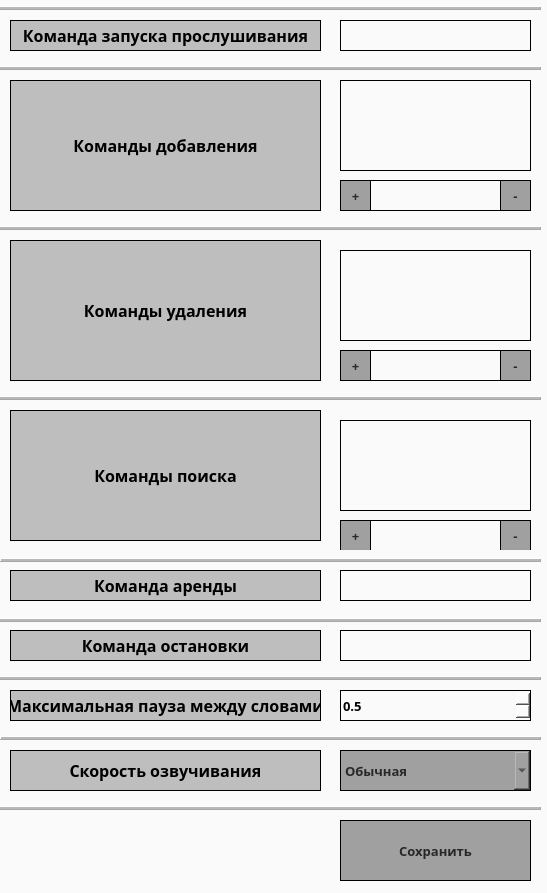
<?xml version="1.0" encoding="UTF-8"?>
<ui version="4.0">
 <class>settingsWindow</class>
 <widget class="QWidget" name="settingsWindow">
  <property name="geometry">
   <rect>
    <x>0</x>
    <y>0</y>
    <width>547</width>
    <height>893</height>
   </rect>
  </property>
  <property name="windowTitle">
   <string>Speech control by Igor Pro Settings</string>
  </property>
  <property name="styleSheet">
   <string notr="true">background-color:rgb(250, 250, 250);</string>
  </property>
  <widget class="QPushButton" name="pushButton_save">
   <property name="geometry">
    <rect>
     <x>340</x>
     <y>820</y>
     <width>191</width>
     <height>61</height>
    </rect>
   </property>
   <property name="font">
    <font>
     <family>Sitka Text</family>
     <pointsize>10</pointsize>
     <weight>75</weight>
     <bold>true</bold>
    </font>
   </property>
   <property name="styleSheet">
    <string notr="true">background-color: rgb(160,160,160);
border: 1px solid rgb(0,0,0);
color:rgb(40,40,40)</string>
   </property>
   <property name="text">
    <string>Сохранить</string>
   </property>
  </widget>
  <widget class="QLabel" name="label_2">
   <property name="geometry">
    <rect>
     <x>10</x>
     <y>80</y>
     <width>311</width>
     <height>131</height>
    </rect>
   </property>
   <property name="font">
    <font>
     <family>Sitka Text</family>
     <pointsize>12</pointsize>
     <weight>75</weight>
     <bold>true</bold>
    </font>
   </property>
   <property name="styleSheet">
    <string notr="true">background-color:rgb(190,190,190);
border: 1px solid rgb(0,0,0);
</string>
   </property>
   <property name="text">
    <string>Команды добавления</string>
   </property>
   <property name="alignment">
    <set>Qt::AlignCenter</set>
   </property>
  </widget>
  <widget class="QPushButton" name="pushButton_delete_minus">
   <property name="geometry">
    <rect>
     <x>500</x>
     <y>350</y>
     <width>31</width>
     <height>31</height>
    </rect>
   </property>
   <property name="font">
    <font>
     <family>Sitka Text</family>
     <pointsize>10</pointsize>
     <weight>75</weight>
     <bold>true</bold>
    </font>
   </property>
   <property name="styleSheet">
    <string notr="true">background-color: rgb(160,160,160);
border: 1px solid rgb(0,0,0);
color:rgb(40,40,40)</string>
   </property>
   <property name="text">
    <string>-</string>
   </property>
  </widget>
  <widget class="QLabel" name="label_4">
   <property name="geometry">
    <rect>
     <x>10</x>
     <y>630</y>
     <width>311</width>
     <height>31</height>
    </rect>
   </property>
   <property name="font">
    <font>
     <family>Sitka Text</family>
     <pointsize>12</pointsize>
     <weight>75</weight>
     <bold>true</bold>
    </font>
   </property>
   <property name="styleSheet">
    <string notr="true">background-color:rgb(190,190,190);
border: 1px solid rgb(0,0,0);
</string>
   </property>
   <property name="text">
    <string>Команда остановки</string>
   </property>
   <property name="alignment">
    <set>Qt::AlignCenter</set>
   </property>
  </widget>
  <widget class="QLabel" name="label_3">
   <property name="geometry">
    <rect>
     <x>10</x>
     <y>240</y>
     <width>311</width>
     <height>141</height>
    </rect>
   </property>
   <property name="font">
    <font>
     <family>Sitka Text</family>
     <pointsize>12</pointsize>
     <weight>75</weight>
     <bold>true</bold>
    </font>
   </property>
   <property name="styleSheet">
    <string notr="true">background-color:rgb(190,190,190);
border: 1px solid rgb(0,0,0);
</string>
   </property>
   <property name="text">
    <string>Команды удаления</string>
   </property>
   <property name="alignment">
    <set>Qt::AlignCenter</set>
   </property>
  </widget>
  <widget class="QTextEdit" name="textEdit_add">
   <property name="geometry">
    <rect>
     <x>370</x>
     <y>180</y>
     <width>131</width>
     <height>31</height>
    </rect>
   </property>
   <property name="font">
    <font>
     <family>Sitka Text</family>
     <pointsize>10</pointsize>
     <weight>75</weight>
     <bold>true</bold>
    </font>
   </property>
   <property name="styleSheet">
    <string notr="true">border: 1px solid rgb(0,0,0);</string>
   </property>
  </widget>
  <widget class="QPushButton" name="pushButton_add_minus">
   <property name="geometry">
    <rect>
     <x>500</x>
     <y>180</y>
     <width>31</width>
     <height>31</height>
    </rect>
   </property>
   <property name="font">
    <font>
     <family>Sitka Text</family>
     <pointsize>10</pointsize>
     <weight>75</weight>
     <bold>true</bold>
    </font>
   </property>
   <property name="styleSheet">
    <string notr="true">background-color: rgb(160,160,160);
border: 1px solid rgb(0,0,0);
color:rgb(40,40,40)</string>
   </property>
   <property name="text">
    <string>-</string>
   </property>
  </widget>
  <widget class="QListWidget" name="listWidget_add">
   <property name="geometry">
    <rect>
     <x>340</x>
     <y>80</y>
     <width>191</width>
     <height>91</height>
    </rect>
   </property>
   <property name="font">
    <font>
     <family>Sitka Text</family>
     <pointsize>12</pointsize>
     <weight>75</weight>
     <bold>true</bold>
    </font>
   </property>
   <property name="styleSheet">
    <string notr="true">border: 1px solid rgb(0,0,0);
</string>
   </property>
  </widget>
  <widget class="QTextEdit" name="textEdit_start">
   <property name="geometry">
    <rect>
     <x>340</x>
     <y>20</y>
     <width>191</width>
     <height>31</height>
    </rect>
   </property>
   <property name="font">
    <font>
     <family>Sitka Text</family>
     <pointsize>10</pointsize>
     <weight>75</weight>
     <bold>true</bold>
    </font>
   </property>
   <property name="styleSheet">
    <string notr="true">border: 1px solid rgb(0,0,0);
</string>
   </property>
   <property name="placeholderText">
    <string/>
   </property>
  </widget>
  <widget class="QListWidget" name="listWidget_delete">
   <property name="geometry">
    <rect>
     <x>340</x>
     <y>250</y>
     <width>191</width>
     <height>91</height>
    </rect>
   </property>
   <property name="font">
    <font>
     <family>Sitka Text</family>
     <pointsize>12</pointsize>
     <weight>75</weight>
     <bold>true</bold>
    </font>
   </property>
   <property name="styleSheet">
    <string notr="true">border: 1px solid rgb(0,0,0);
</string>
   </property>
  </widget>
  <widget class="QTextEdit" name="textEdit_stop">
   <property name="geometry">
    <rect>
     <x>340</x>
     <y>630</y>
     <width>191</width>
     <height>31</height>
    </rect>
   </property>
   <property name="font">
    <font>
     <family>Sitka Text</family>
     <pointsize>10</pointsize>
     <weight>75</weight>
     <bold>true</bold>
    </font>
   </property>
   <property name="styleSheet">
    <string notr="true">border: 1px solid rgb(0,0,0);
</string>
   </property>
   <property name="placeholderText">
    <string/>
   </property>
  </widget>
  <widget class="QPushButton" name="pushButton_add_plus">
   <property name="geometry">
    <rect>
     <x>340</x>
     <y>180</y>
     <width>31</width>
     <height>31</height>
    </rect>
   </property>
   <property name="font">
    <font>
     <family>Sitka Text</family>
     <pointsize>10</pointsize>
     <weight>75</weight>
     <bold>true</bold>
    </font>
   </property>
   <property name="styleSheet">
    <string notr="true">background-color: rgb(160,160,160);
border: 1px solid rgb(0,0,0);
color:rgb(40,40,40)</string>
   </property>
   <property name="text">
    <string>+</string>
   </property>
  </widget>
  <widget class="QPushButton" name="pushButton_delete_plus">
   <property name="geometry">
    <rect>
     <x>340</x>
     <y>350</y>
     <width>31</width>
     <height>31</height>
    </rect>
   </property>
   <property name="font">
    <font>
     <family>Sitka Text</family>
     <pointsize>10</pointsize>
     <weight>75</weight>
     <bold>true</bold>
    </font>
   </property>
   <property name="styleSheet">
    <string notr="true">background-color: rgb(160,160,160);
border: 1px solid rgb(0,0,0);
color:rgb(40,40,40)</string>
   </property>
   <property name="text">
    <string>+</string>
   </property>
  </widget>
  <widget class="QLabel" name="label">
   <property name="geometry">
    <rect>
     <x>10</x>
     <y>20</y>
     <width>311</width>
     <height>31</height>
    </rect>
   </property>
   <property name="font">
    <font>
     <family>Sitka Text</family>
     <pointsize>12</pointsize>
     <weight>75</weight>
     <bold>true</bold>
    </font>
   </property>
   <property name="styleSheet">
    <string notr="true">background-color:rgb(190,190,190);
border: 1px solid rgb(0,0,0);
</string>
   </property>
   <property name="text">
    <string>Команда запуска прослушивания</string>
   </property>
   <property name="alignment">
    <set>Qt::AlignCenter</set>
   </property>
  </widget>
  <widget class="QTextEdit" name="textEdit_delete">
   <property name="geometry">
    <rect>
     <x>370</x>
     <y>350</y>
     <width>131</width>
     <height>31</height>
    </rect>
   </property>
   <property name="font">
    <font>
     <family>Sitka Text</family>
     <pointsize>10</pointsize>
     <weight>75</weight>
     <bold>true</bold>
    </font>
   </property>
   <property name="styleSheet">
    <string notr="true">border: 1px solid rgb(0,0,0);</string>
   </property>
  </widget>
  <widget class="QLabel" name="label_5">
   <property name="geometry">
    <rect>
     <x>10</x>
     <y>690</y>
     <width>311</width>
     <height>31</height>
    </rect>
   </property>
   <property name="font">
    <font>
     <family>Sitka Text</family>
     <pointsize>12</pointsize>
     <weight>75</weight>
     <bold>true</bold>
    </font>
   </property>
   <property name="styleSheet">
    <string notr="true">background-color:rgb(190,190,190);
border: 1px solid rgb(0,0,0);
</string>
   </property>
   <property name="text">
    <string>Максимальная пауза между словами</string>
   </property>
   <property name="alignment">
    <set>Qt::AlignCenter</set>
   </property>
  </widget>
  <widget class="QDoubleSpinBox" name="doubleSpinBox">
   <property name="geometry">
    <rect>
     <x>340</x>
     <y>690</y>
     <width>191</width>
     <height>31</height>
    </rect>
   </property>
   <property name="font">
    <font>
     <family>Sitka Text</family>
     <pointsize>10</pointsize>
     <weight>75</weight>
     <bold>true</bold>
    </font>
   </property>
   <property name="styleSheet">
    <string notr="true">border: 1px solid rgb(0,0,0);</string>
   </property>
   <property name="decimals">
    <number>1</number>
   </property>
   <property name="minimum">
    <double>0.500000000000000</double>
   </property>
   <property name="maximum">
    <double>4.000000000000000</double>
   </property>
   <property name="singleStep">
    <double>0.100000000000000</double>
   </property>
  </widget>
  <widget class="QPushButton" name="pushButton_search_minus">
   <property name="geometry">
    <rect>
     <x>500</x>
     <y>520</y>
     <width>31</width>
     <height>31</height>
    </rect>
   </property>
   <property name="font">
    <font>
     <family>Sitka Text</family>
     <pointsize>10</pointsize>
     <weight>75</weight>
     <bold>true</bold>
    </font>
   </property>
   <property name="styleSheet">
    <string notr="true">background-color: rgb(160,160,160);
border: 1px solid rgb(0,0,0);
color:rgb(40,40,40)</string>
   </property>
   <property name="text">
    <string>-</string>
   </property>
  </widget>
  <widget class="QListWidget" name="listWidget_search">
   <property name="geometry">
    <rect>
     <x>340</x>
     <y>420</y>
     <width>191</width>
     <height>91</height>
    </rect>
   </property>
   <property name="font">
    <font>
     <family>Sitka Text</family>
     <pointsize>12</pointsize>
     <weight>75</weight>
     <bold>true</bold>
    </font>
   </property>
   <property name="styleSheet">
    <string notr="true">border: 1px solid rgb(0,0,0);
</string>
   </property>
  </widget>
  <widget class="QLabel" name="label_6">
   <property name="geometry">
    <rect>
     <x>10</x>
     <y>410</y>
     <width>311</width>
     <height>131</height>
    </rect>
   </property>
   <property name="font">
    <font>
     <family>Sitka Text</family>
     <pointsize>12</pointsize>
     <weight>75</weight>
     <bold>true</bold>
    </font>
   </property>
   <property name="styleSheet">
    <string notr="true">background-color:rgb(190,190,190);
border: 1px solid rgb(0,0,0);
</string>
   </property>
   <property name="text">
    <string>Команды поиска</string>
   </property>
   <property name="alignment">
    <set>Qt::AlignCenter</set>
   </property>
  </widget>
  <widget class="QTextEdit" name="textEdit_search">
   <property name="geometry">
    <rect>
     <x>370</x>
     <y>520</y>
     <width>131</width>
     <height>31</height>
    </rect>
   </property>
   <property name="font">
    <font>
     <family>Sitka Text</family>
     <pointsize>10</pointsize>
     <weight>75</weight>
     <bold>true</bold>
    </font>
   </property>
   <property name="styleSheet">
    <string notr="true">border: 1px solid rgb(0,0,0);</string>
   </property>
  </widget>
  <widget class="QPushButton" name="pushButton_search_plus">
   <property name="geometry">
    <rect>
     <x>340</x>
     <y>520</y>
     <width>31</width>
     <height>31</height>
    </rect>
   </property>
   <property name="font">
    <font>
     <family>Sitka Text</family>
     <pointsize>10</pointsize>
     <weight>75</weight>
     <bold>true</bold>
    </font>
   </property>
   <property name="styleSheet">
    <string notr="true">background-color: rgb(160,160,160);
border: 1px solid rgb(0,0,0);
color:rgb(40,40,40)</string>
   </property>
   <property name="text">
    <string>+</string>
   </property>
  </widget>
  <widget class="QLabel" name="label_7">
   <property name="geometry">
    <rect>
     <x>10</x>
     <y>750</y>
     <width>311</width>
     <height>41</height>
    </rect>
   </property>
   <property name="font">
    <font>
     <family>Sitka Text</family>
     <pointsize>12</pointsize>
     <weight>75</weight>
     <bold>true</bold>
    </font>
   </property>
   <property name="styleSheet">
    <string notr="true">background-color:rgb(190,190,190);
border: 1px solid rgb(0,0,0);
</string>
   </property>
   <property name="text">
    <string>Скорость озвучивания</string>
   </property>
   <property name="alignment">
    <set>Qt::AlignCenter</set>
   </property>
  </widget>
  <widget class="QComboBox" name="comboBox_speed">
   <property name="enabled">
    <bool>false</bool>
   </property>
   <property name="geometry">
    <rect>
     <x>340</x>
     <y>750</y>
     <width>191</width>
     <height>41</height>
    </rect>
   </property>
   <property name="font">
    <font>
     <family>Sitka Text</family>
     <pointsize>10</pointsize>
     <weight>75</weight>
     <bold>true</bold>
    </font>
   </property>
   <property name="styleSheet">
    <string notr="true">background-color: rgb(160,160,160);
border: 1px solid rgb(0,0,0);
color:rgb(40,40,40)</string>
   </property>
   <property name="editable">
    <bool>false</bool>
   </property>
   <property name="currentText">
    <string>Обычная</string>
   </property>
   <property name="currentIndex">
    <number>0</number>
   </property>
   <item>
    <property name="text">
     <string>Обычная</string>
    </property>
   </item>
   <item>
    <property name="text">
     <string>Ускорение 1.5x</string>
    </property>
   </item>
   <item>
    <property name="text">
     <string>Ускорение 2.0x</string>
    </property>
   </item>
   <item>
    <property name="text">
     <string>Ускорение 2.5x</string>
    </property>
   </item>
  </widget>
  <widget class="QLabel" name="label_8">
   <property name="geometry">
    <rect>
     <x>10</x>
     <y>570</y>
     <width>311</width>
     <height>31</height>
    </rect>
   </property>
   <property name="font">
    <font>
     <family>Sitka Text</family>
     <pointsize>12</pointsize>
     <weight>75</weight>
     <bold>true</bold>
    </font>
   </property>
   <property name="styleSheet">
    <string notr="true">background-color:rgb(190,190,190);
border: 1px solid rgb(0,0,0);
</string>
   </property>
   <property name="text">
    <string>Команда аренды</string>
   </property>
   <property name="alignment">
    <set>Qt::AlignCenter</set>
   </property>
  </widget>
  <widget class="QTextEdit" name="textEdit_rent">
   <property name="geometry">
    <rect>
     <x>340</x>
     <y>570</y>
     <width>191</width>
     <height>31</height>
    </rect>
   </property>
   <property name="font">
    <font>
     <family>Sitka Text</family>
     <pointsize>10</pointsize>
     <weight>75</weight>
     <bold>true</bold>
    </font>
   </property>
   <property name="styleSheet">
    <string notr="true">border: 1px solid rgb(0,0,0);
</string>
   </property>
   <property name="placeholderText">
    <string/>
   </property>
  </widget>
  <widget class="Line" name="line">
   <property name="geometry">
    <rect>
     <x>-10</x>
     <y>610</y>
     <width>551</width>
     <height>20</height>
    </rect>
   </property>
   <property name="frameShadow">
    <enum>QFrame::Raised</enum>
   </property>
   <property name="midLineWidth">
    <number>2</number>
   </property>
   <property name="orientation">
    <enum>Qt::Horizontal</enum>
   </property>
  </widget>
  <widget class="Line" name="line_2">
   <property name="geometry">
    <rect>
     <x>0</x>
     <y>550</y>
     <width>541</width>
     <height>20</height>
    </rect>
   </property>
   <property name="frameShadow">
    <enum>QFrame::Raised</enum>
   </property>
   <property name="midLineWidth">
    <number>2</number>
   </property>
   <property name="orientation">
    <enum>Qt::Horizontal</enum>
   </property>
  </widget>
  <widget class="Line" name="line_3">
   <property name="geometry">
    <rect>
     <x>-10</x>
     <y>390</y>
     <width>551</width>
     <height>16</height>
    </rect>
   </property>
   <property name="frameShadow">
    <enum>QFrame::Raised</enum>
   </property>
   <property name="midLineWidth">
    <number>2</number>
   </property>
   <property name="orientation">
    <enum>Qt::Horizontal</enum>
   </property>
  </widget>
  <widget class="Line" name="line_4">
   <property name="geometry">
    <rect>
     <x>-10</x>
     <y>670</y>
     <width>551</width>
     <height>16</height>
    </rect>
   </property>
   <property name="frameShadow">
    <enum>QFrame::Raised</enum>
   </property>
   <property name="midLineWidth">
    <number>2</number>
   </property>
   <property name="orientation">
    <enum>Qt::Horizontal</enum>
   </property>
  </widget>
  <widget class="Line" name="line_5">
   <property name="geometry">
    <rect>
     <x>0</x>
     <y>730</y>
     <width>541</width>
     <height>16</height>
    </rect>
   </property>
   <property name="frameShadow">
    <enum>QFrame::Raised</enum>
   </property>
   <property name="midLineWidth">
    <number>2</number>
   </property>
   <property name="orientation">
    <enum>Qt::Horizontal</enum>
   </property>
  </widget>
  <widget class="Line" name="line_6">
   <property name="geometry">
    <rect>
     <x>-10</x>
     <y>800</y>
     <width>551</width>
     <height>16</height>
    </rect>
   </property>
   <property name="frameShadow">
    <enum>QFrame::Raised</enum>
   </property>
   <property name="midLineWidth">
    <number>2</number>
   </property>
   <property name="orientation">
    <enum>Qt::Horizontal</enum>
   </property>
  </widget>
  <widget class="Line" name="line_7">
   <property name="geometry">
    <rect>
     <x>-10</x>
     <y>220</y>
     <width>551</width>
     <height>16</height>
    </rect>
   </property>
   <property name="frameShadow">
    <enum>QFrame::Raised</enum>
   </property>
   <property name="midLineWidth">
    <number>2</number>
   </property>
   <property name="orientation">
    <enum>Qt::Horizontal</enum>
   </property>
  </widget>
  <widget class="Line" name="line_8">
   <property name="geometry">
    <rect>
     <x>-10</x>
     <y>60</y>
     <width>551</width>
     <height>16</height>
    </rect>
   </property>
   <property name="frameShadow">
    <enum>QFrame::Raised</enum>
   </property>
   <property name="midLineWidth">
    <number>2</number>
   </property>
   <property name="orientation">
    <enum>Qt::Horizontal</enum>
   </property>
  </widget>
  <widget class="Line" name="line_9">
   <property name="geometry">
    <rect>
     <x>-10</x>
     <y>0</y>
     <width>551</width>
     <height>16</height>
    </rect>
   </property>
   <property name="frameShadow">
    <enum>QFrame::Raised</enum>
   </property>
   <property name="midLineWidth">
    <number>2</number>
   </property>
   <property name="orientation">
    <enum>Qt::Horizontal</enum>
   </property>
  </widget>
 </widget>
 <resources/>
 <connections/>
</ui>
